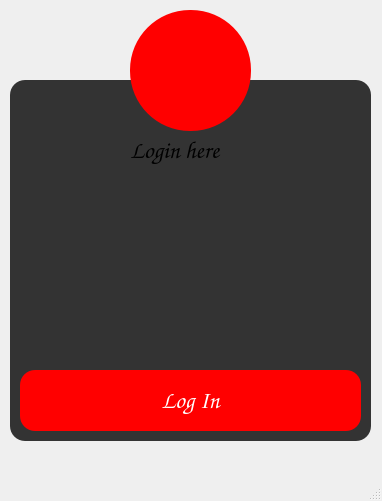
<?xml version="1.0" encoding="UTF-8"?>
<ui version="4.0">
 <class>MainWindow</class>
 <widget class="QMainWindow" name="MainWindow">
  <property name="geometry">
   <rect>
    <x>0</x>
    <y>0</y>
    <width>382</width>
    <height>501</height>
   </rect>
  </property>
  <property name="windowTitle">
   <string>Authorization</string>
  </property>
  <property name="styleSheet">
   <string notr="true">*
{
	font-family:Comic Sans MS;
	font-size:24px;
}

QFrame
{
	background:#333;
	border-radius:15px;
}

QPushButton
{
color:white;
/*background:qlineargradient(spread:pad, x1:0, y1:0, x2:1, y2:0.545, stop:0 rgba(255, 0, 0, 255), stop:1 rgba(255, 255, 0, 255));   url(:/images/free-icon-login-1674704.png)*/
	background:red;
	border-radius:15px;
}

QPushButton:hover
{
	color:red;
	background:#333;
	border-radius:15px;
}

QToolButton
{
background:red;
border-radius:60px;
}</string>
  </property>
  <widget class="QWidget" name="centralwidget">
   <widget class="QFrame" name="frame">
    <property name="geometry">
     <rect>
      <x>10</x>
      <y>80</y>
      <width>361</width>
      <height>361</height>
     </rect>
    </property>
    <property name="frameShape">
     <enum>QFrame::Shape::StyledPanel</enum>
    </property>
    <property name="frameShadow">
     <enum>QFrame::Shadow::Raised</enum>
    </property>
    <widget class="QLabel" name="label">
     <property name="geometry">
      <rect>
       <x>120</x>
       <y>50</y>
       <width>121</width>
       <height>41</height>
      </rect>
     </property>
     <property name="styleSheet">
      <string notr="true"/>
     </property>
     <property name="text">
      <string>Login here</string>
     </property>
    </widget>
    <widget class="QPushButton" name="pushButton">
     <property name="geometry">
      <rect>
       <x>10</x>
       <y>290</y>
       <width>341</width>
       <height>61</height>
      </rect>
     </property>
     <property name="text">
      <string>Log In</string>
     </property>
    </widget>
   </widget>
   <widget class="QToolButton" name="toolButton">
    <property name="geometry">
     <rect>
      <x>130</x>
      <y>10</y>
      <width>121</width>
      <height>121</height>
     </rect>
    </property>
    <property name="text">
     <string/>
    </property>
    <property name="icon">
     <iconset resource="resources/resource.qrc">
      <normaloff>:/images/free-icon-login-1674704.png</normaloff>:/images/free-icon-login-1674704.png</iconset>
    </property>
    <property name="iconSize">
     <size>
      <width>78</width>
      <height>78</height>
     </size>
    </property>
   </widget>
  </widget>
  <widget class="QStatusBar" name="statusbar"/>
 </widget>
 <resources>
  <include location="resources/resource.qrc"/>
 </resources>
 <connections/>
</ui>
